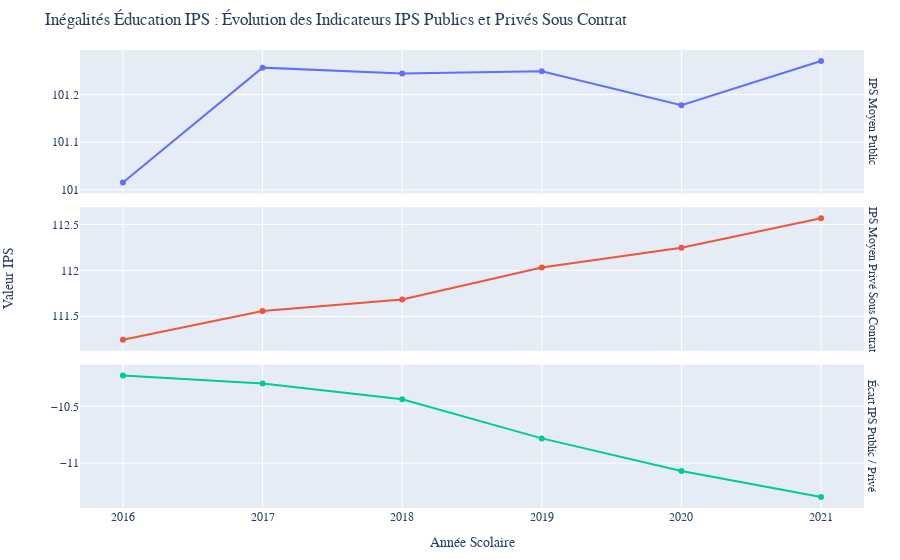

The notebook cell saved with this chart:
### Markdown cell above
## 📈 Visualisation

La visualisation utilise Plotly Express pour créer des graphiques en ligne avec facettes (petits multiples), ce qui permet de visualiser l'évolution temporelle de plusieurs indicateurs d'IPS distincts côte à côte. Ce choix de représentation est idéal pour comparer des tendances qui peuvent avoir des échelles de valeurs très différentes, offrant une clarté visuelle sans confusion. Plotly Express est particulièrement adapté pour ce type de visualisation grâce à sa capacité à gérer le "tidy data" et à générer des graphiques interactifs avec un minimum de code.

### Code cell
import pandas as pd
import duckdb as ddb

import pandas as pd
import plotly.express as px

# On s'assure que les données sont triées par année pour un tracé chronologique correct
df = df.sort_values('annee_scolaire')

# On transforme les données du format large au format long ("tidy data").
# C'est la structure idéale pour créer des facettes avec Plotly Express.
df_long = pd.melt(df, 
                  id_vars=['annee_scolaire'], 
                  value_vars=['ips_moyen_public', 'ips_moyen_prive_sous_contrat', 'ecart_ips_public_prive'],
                  var_name='indicateur', 
                  value_name='valeur')

# On renomme les indicateurs pour des titres de facettes plus clairs
noms_indicateurs_map = {
    'ips_moyen_public': 'IPS Moyen Public',
    'ips_moyen_prive_sous_contrat': 'IPS Moyen Privé Sous Contrat',
    'ecart_ips_public_prive': 'Écart IPS Public / Privé'
}
df_long['indicateur'] = df_long['indicateur'].map(noms_indicateurs_map)

# Création du graphique en lignes avec des facettes pour chaque indicateur
# Les facettes permettent de comparer les tendances sans que les différentes échelles de valeur n'interfèrent
dataviz = px.line(
    df_long,
    x='annee_scolaire',
    y='valeur',
    facet_row='indicateur',
    color='indicateur', # Permet d'attribuer une couleur distincte à chaque indicateur
    markers=True, # Ajoute des points sur chaque observation
    title="Inégalités Éducation IPS : Évolution des Indicateurs IPS Publics et Privés Sous Contrat",
    labels={
        "annee_scolaire": "Année Scolaire",
        "valeur": "Valeur de l'indicateur",
        "indicateur": "Indicateur"
    }
)

# Personnalisation de l'apparence du graphique pour une meilleure lisibilité
dataviz.update_layout(
    showlegend=False,  # La légende est redondante car les titres des facettes sont explicites
    font=dict(family="Arial, sans-serif", size=12),
    margin=dict(l=80, r=20, t=50, b=20) # Ajuste les marges pour le titre de l'axe Y global
)

# On s'assure que chaque facette a sa propre échelle sur l'axe Y et on supprime les titres Y individuels
dataviz.update_yaxes(matches=None, title_text="")

# On nettoie les titres des facettes qui par défaut sont "indicateur=Nom de l'indicateur"
dataviz.for_each_annotation(lambda a: a.update(text=a.text.split("=")[-1]))

# On ajoute un titre global unique pour l'axe Y à gauche du graphique
dataviz.add_annotation(
    x=-0.1, 
    y=0.5,
    text="Valeur IPS",
    textangle=-90,
    xref="paper", 
    yref="paper",
    font=dict(size=14),
    showarrow=False
)
dataviz

### Figure 1 — Plotly figure (JSON) as saved in the notebook; plotly's stock layout.template omitted (floating-point values rounded to 4 significant figures)
{"data": [{"hovertemplate": "Indicateur=IPS Moyen Public<br>Année Scolaire=%{x}<br>Valeur de l'indicateur=%{y}<extra></extra>", "legendgroup": "IPS Moyen Public", "line": {"color": "#636efa", "dash": "solid"}, "marker": {"symbol": "circle"}, "mode": "lines+markers", "name": "IPS Moyen Public", "orientation": "v", "showlegend": true, "type": "scatter", "x": ["2016", "2017", "2018", "2019", "2020", "2021"], "xaxis": "x3", "y": [101.0, 101.3, 101.2, 101.2, 101.2, 101.3], "yaxis": "y3"}, {"hovertemplate": "Indicateur=IPS Moyen Privé Sous Contrat<br>Année Scolaire=%{x}<br>Valeur de l'indicateur=%{y}<extra></extra>", "legendgroup": "IPS Moyen Privé Sous Contrat", "line": {"color": "#EF553B", "dash": "solid"}, "marker": {"symbol": "circle"}, "mode": "lines+markers", "name": "IPS Moyen Privé Sous Contrat", "orientation": "v", "showlegend": true, "type": "scatter", "x": ["2016", "2017", "2018", "2019", "2020", "2021"], "xaxis": "x2", "y": [111.2, 111.6, 111.7, 112.0, 112.2, 112.6], "yaxis": "y2"}, {"hovertemplate": "Indicateur=Écart IPS Public / Privé<br>Année Scolaire=%{x}<br>Valeur de l'indicateur=%{y}<extra></extra>", "legendgroup": "Écart IPS Public / Privé", "line": {"color": "#00cc96", "dash": "solid"}, "marker": {"symbol": "circle"}, "mode": "lines+markers", "name": "Écart IPS Public / Privé", "orientation": "v", "showlegend": true, "type": "scatter", "x": ["2016", "2017", "2018", "2019", "2020", "2021"], "xaxis": "x", "y": [-10.23, -10.3, -10.44, -10.78, -11.07, -11.3], "yaxis": "y"}], "layout": {"annotations": [{"showarrow": false, "text": "Écart IPS Public / Privé", "textangle": 90, "x": 0.98, "xanchor": "left", "xref": "paper", "y": 0.1567, "yanchor": "middle", "yref": "paper"}, {"showarrow": false, "text": "IPS Moyen Privé Sous Contrat", "textangle": 90, "x": 0.98, "xanchor": "left", "xref": "paper", "y": 0.5, "yanchor": "middle", "yref": "paper"}, {"showarrow": false, "text": "IPS Moyen Public", "textangle": 90, "x": 0.98, "xanchor": "left", "xref": "paper", "y": 0.8433, "yanchor": "middle", "yref": "paper"}, {"font": {"size": 14}, "showarrow": false, "text": "Valeur IPS", "textangle": -90, "x": -0.1, "xref": "paper", "y": 0.5, "yref": "paper"}], "font": {"family": "Arial, sans-serif", "size": 12}, "legend": {"title": {"text": "Indicateur"}, "tracegroupgap": 0}, "margin": {"b": 20, "l": 80, "r": 20, "t": 50}, "showlegend": false, "title": {"text": "Inégalités Éducation IPS : Évolution des Indicateurs IPS Publics et Privés Sous Contrat"}, "xaxis": {"anchor": "y", "domain": [0.0, 0.98], "title": {"text": "Année Scolaire"}}, "xaxis2": {"anchor": "y2", "domain": [0.0, 0.98], "matches": "x", "showticklabels": false}, "xaxis3": {"anchor": "y3", "domain": [0.0, 0.98], "matches": "x", "showticklabels": false}, "yaxis": {"anchor": "x", "domain": [0.0, 0.3133], "title": {"text": ""}}, "yaxis2": {"anchor": "x2", "domain": [0.3433, 0.6567], "title": {"text": ""}}, "yaxis3": {"anchor": "x3", "domain": [0.6867, 1.0], "title": {"text": ""}}}}
